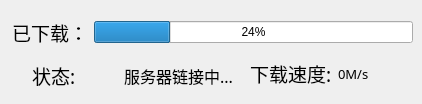
<?xml version="1.0" encoding="UTF-8"?>
<ui version="4.0">
 <class>Form</class>
 <widget class="QWidget" name="Form">
  <property name="geometry">
   <rect>
    <x>0</x>
    <y>0</y>
    <width>422</width>
    <height>104</height>
   </rect>
  </property>
  <property name="windowTitle">
   <string>Form</string>
  </property>
  <property name="styleSheet">
   <string notr="true"/>
  </property>
  <widget class="QWidget" name="">
   <property name="geometry">
    <rect>
     <x>250</x>
     <y>60</y>
     <width>161</width>
     <height>27</height>
    </rect>
   </property>
   <layout class="QGridLayout" name="gridLayout_2">
    <item row="0" column="0">
     <widget class="QLabel" name="label_2">
      <property name="enabled">
       <bool>true</bool>
      </property>
      <property name="font">
       <font>
        <family>微软雅黑</family>
        <pointsize>14</pointsize>
       </font>
      </property>
      <property name="text">
       <string>下载速度:</string>
      </property>
     </widget>
    </item>
    <item row="0" column="1">
     <widget class="QLabel" name="label_3">
      <property name="font">
       <font>
        <family>微软雅黑</family>
        <pointsize>10</pointsize>
       </font>
      </property>
      <property name="text">
       <string>0M/s</string>
      </property>
     </widget>
    </item>
   </layout>
  </widget>
  <widget class="QWidget" name="">
   <property name="geometry">
    <rect>
     <x>12</x>
     <y>19</y>
     <width>401</width>
     <height>27</height>
    </rect>
   </property>
   <layout class="QGridLayout" name="gridLayout">
    <item row="0" column="0">
     <widget class="QLabel" name="label">
      <property name="font">
       <font>
        <family>微软雅黑</family>
        <pointsize>14</pointsize>
       </font>
      </property>
      <property name="text">
       <string>已下载：</string>
      </property>
     </widget>
    </item>
    <item row="0" column="1">
     <widget class="QProgressBar" name="progressBar">
      <property name="value">
       <number>24</number>
      </property>
     </widget>
    </item>
   </layout>
  </widget>
  <widget class="QFrame" name="">
   <property name="geometry">
    <rect>
     <x>31</x>
     <y>61</y>
     <width>201</width>
     <height>27</height>
    </rect>
   </property>
   <widget class="QWidget" name="">
    <property name="geometry">
     <rect>
      <x>1</x>
      <y>1</y>
      <width>201</width>
      <height>27</height>
     </rect>
    </property>
    <layout class="QGridLayout" name="gridLayout_3">
     <item row="0" column="0">
      <widget class="QLabel" name="label_4">
       <property name="enabled">
        <bool>true</bool>
       </property>
       <property name="font">
        <font>
         <family>微软雅黑</family>
         <pointsize>14</pointsize>
        </font>
       </property>
       <property name="text">
        <string>状态:</string>
       </property>
      </widget>
     </item>
     <item row="0" column="1">
      <widget class="QLabel" name="label_5">
       <property name="enabled">
        <bool>true</bool>
       </property>
       <property name="font">
        <font>
         <family>微软雅黑</family>
         <pointsize>12</pointsize>
        </font>
       </property>
       <property name="midLineWidth">
        <number>3</number>
       </property>
       <property name="text">
        <string>服务器链接中...</string>
       </property>
       <property name="textFormat">
        <enum>Qt::AutoText</enum>
       </property>
      </widget>
     </item>
    </layout>
   </widget>
  </widget>
 </widget>
 <resources/>
 <connections/>
</ui>
